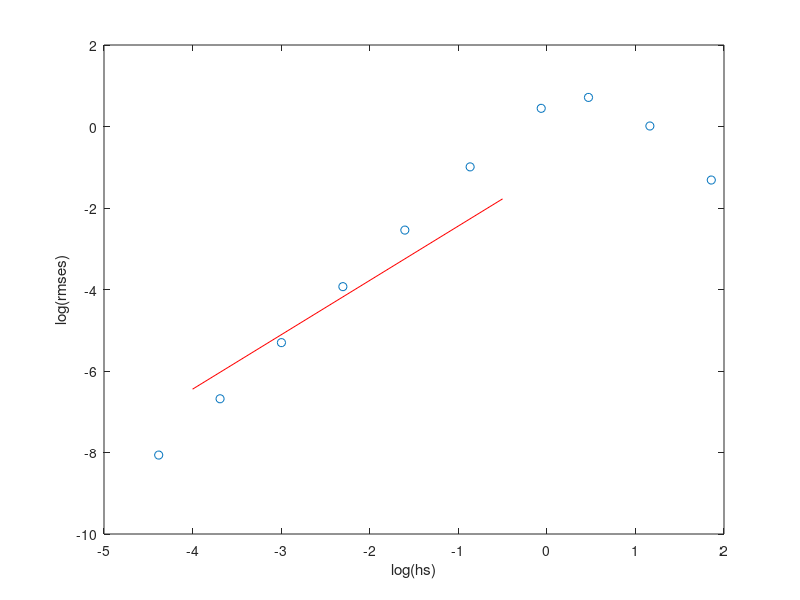

Here is the MATLAB script that generated this plot:
a = 0
b = 6.4
n = 1
h = (b - a)/n
iteration = 10

hs = zeros(iteration, 1);
rmses = zeros(iteration, 1);

for j = 1:iteration
  hs(j) = h;
  format long
  % this is the function f(x)
  f = @(x) (sin(x));
  % this is the antiderivative of the above function
  F = @(x)( 1.0 - cos(x) );

  x = zeros( n + 1, 1 ); % dimensions of x is n+1 x 1 and x is full of zeroes
  for k = 0:n
    x(k + 1) = a + k*h;
  end

  y = zeros( n + 1, 1 ); % dimensions of y is n+1 x 1 and x is full of zeroes

  % Trapezoidal rule
  y(1) = 0.0;

  for k = 1:n
    y(k + 1) = y(k) + 0.5*(f(x(k)) + f(x(k + 1)))*h;
  end

  % Next, calculate the RMSE.
  %                  x
  %                /
  % Assume F(x) = | f(x_i) d (x_i) as described above
  %               /
  %              a

  % find n approximations where

  y(1) = 0.0;
  y(2) = y(1) + ((9/24)*f(x(1)) + (19/24)*f(a-h) - (5/24)*f(a-2*h) + (1/24)*f(a-3*h))*h;
  y(3) = y(2) + ((9/24)*f(x(2)) + (19/24)*f(x(1)) - (5/24)*f(a-h) + (1/24)*f(a-2*h))*h;

  % try some thing here for backward 4 point formula
  % find n approximations where
  for k = 4:n+1
    % use the backward 4 point formula to approximate the integral
    a = (9/24)*f(x(k)) + (19/24)*f(x(k-1)) - (5/24)*f(x(k-2)) + (1/24)*f(x(k-3));
    a = a*h;
    y(k) = y(k-1) + a;
  end

  rmse = 0.0;

  for k = 2:(n + 1)
    rmse = rmse + (y(k) - F(x(k)))^2;
  end

  rmse = sqrt( rmse/(n + 1.0) );
  rmses(j) = rmse;

  n = n*2;
  h = (b - a)/n;
end

% print out h and rmse values here
y(end)

V = [log(hs) log(hs).^0];
p = V \ log(rmses)

% plot( hs, rmses, 'o' );

display(n)
plot( log(hs), log(rmses), 'o' );
xlabel ("log(hs)");
ylabel("log(rmses)");
hold on
plot( [-4, -0.5], polyval( p, [-4, -0.5] ), 'r' )
hold off
